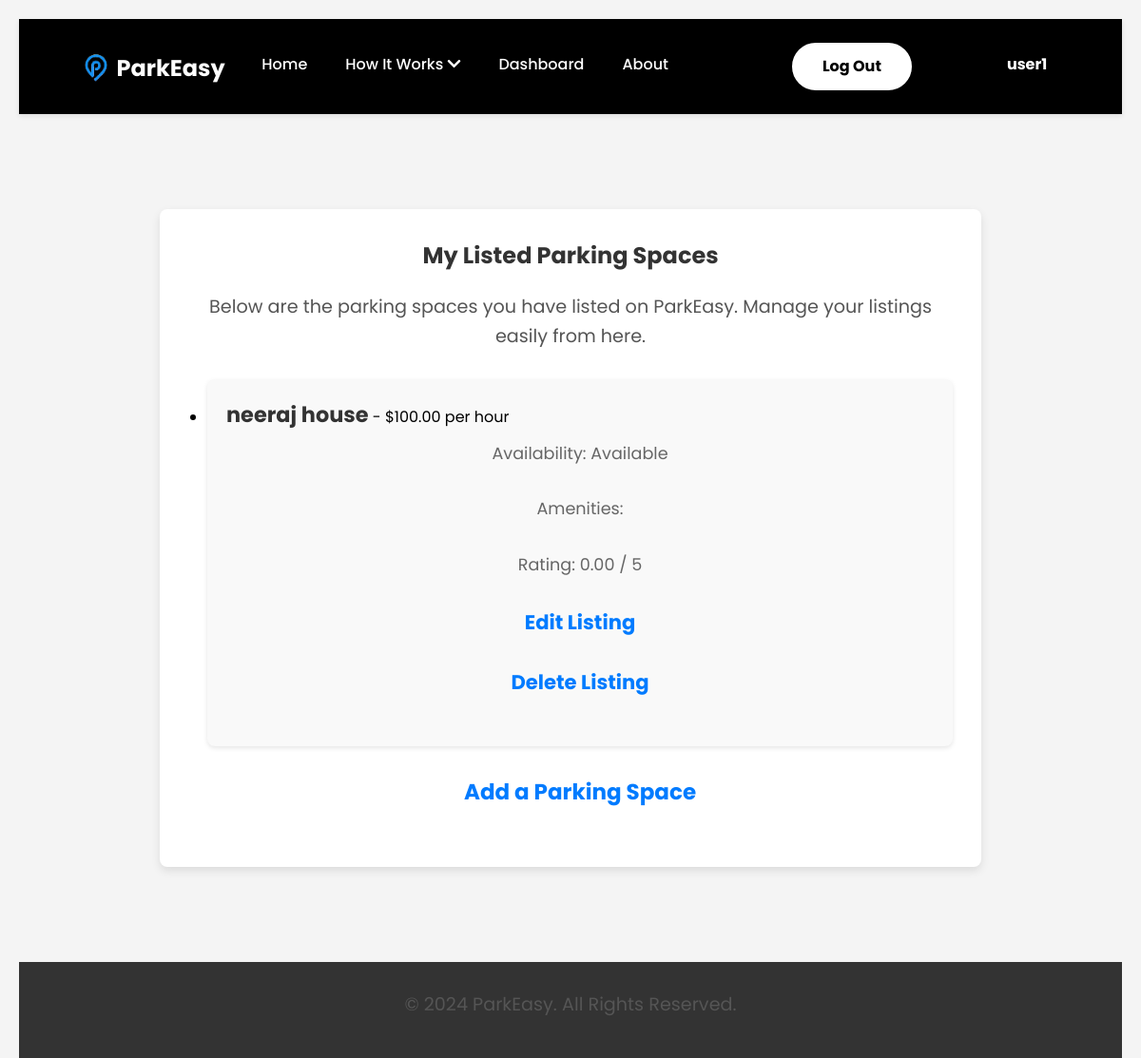
The app's page /parkeasy/listed-parking-spaces/ (signed in) with its own data.
### ParkEasyApp/models.py (models this page shows, shortened)
class ParkingSpace(models.Model):
    host = models.ForeignKey(ParkEasyUser, on_delete=models.CASCADE, related_name="parking_spaces")
    location = models.CharField(max_length=255)
    price_per_hour = models.DecimalField(max_digits=6, decimal_places=2)
    availability = models.BooleanField(default=True)  # Indicates if space is available for booking
    amenities = models.TextField(blank=True, null=True)  # Optional description of amenities
    rating = models.DecimalField(max_digits=3, decimal_places=2, default=0.0)  # Average rating by users
    created_at = models.DateTimeField(auto_now_add=True)
    class Meta:
        indexes = [
            models.Index(fields=['host', 'location']),
        ]

### ParkEasyApp/views.py (the view)
# urls.py: path('listed-parking-spaces/', views.my_listed_parking_spaces, name='my_listed_parking_spaces'),
@login_required
def my_listed_parking_spaces(request):
    user_profile = ParkEasyUser.objects.get(user=request.user)
    parking_spaces = ParkingSpace.objects.filter(host=user_profile)
    if not parking_spaces:
        return render(request, 'my_listed_parking_spaces.html', {'message': 'You haven\'t listed any parking spaces yet.'})
    return render(request, 'my_listed_parking_spaces.html', {'parking_spaces': parking_spaces})

### templates/my_listed_parking_spaces.html
{% extends 'base.html' %}
{% load static %}
{% block content %}
    <div class="main-content">
        <h1>My Listed Parking Spaces</h1>
        <p>Below are the parking spaces you have listed on ParkEasy. Manage your listings easily from here.</p>
        {% if parking_spaces %}
            <ul>
                {% for space in parking_spaces %}
                    <li>
                        <div class="parking-item-container">
                            <strong>{{ space.location }}</strong> - ${{ space.price_per_hour }} per hour
                            <p>Availability: {% if space.availability %} Available {% else %} Not Available {% endif %}</p>
                            <p>Amenities: {{ space.amenities }}</p>
                            <p>Rating: {{ space.rating }} / 5</p>
                            <p><a href="#">Edit Listing</a>  <a href="#">Delete Listing</a></p>
                        </div>
                    </li>
                {% endfor %}
                <p><a href="{% url 'add_parking_space' %}">Add a Parking Space</a></p>
            </ul>
        {% elif message %}
            <p>{{ message }} <a href="{% url 'add_parking_space' %}">Add a Parking Space !</a> now!</p>
        {% endif %}
    </div>
{% endblock %}

### templates/base.html (shortened to what this page needs)
<!DOCTYPE html>
<html lang="en">
{% load static %}
<head>
    <link rel="stylesheet" href="{% static 'css/home_style.css' %}">
    <link rel="stylesheet" href="{% static 'css/base_style.css' %}">
    <link rel="stylesheet" href="{% static 'css/login.css' %}">
    <link rel="stylesheet" href="{% static 'css/about.css' %}">
    <link rel="stylesheet" href="{% static 'css/add_parking_style.css' %}">
    <link rel="stylesheet" href="{% static 'css/parking_space_list.css' %}">
    <link rel="stylesheet" href="{% static 'css/parking_space_detail.css' %}">
    <link rel="stylesheet" href="{% static 'css/my_listed_parking_spaces.css' %}">
    <link rel="stylesheet" href="{% static 'css/help_support.css' %}">
    <link rel="stylesheet" href="{% static 'css/terms_conditions.css' %}">
    <link rel="stylesheet" href="{% static 'css/my_bookings.css' %}">
    <link rel="stylesheet" href="{% static 'css/create_booking.css' %}">
    <link href="https://cdnjs.cloudflare.com/ajax/libs/font-awesome/5.15.4/css/all.min.css" rel="stylesheet">
</head>
<body>
    <header>
        <div class="logo">
            <a href="{% url 'home' %}">
                <img src="{% static 'img/P1 logoo.png' %}" alt="Placeholder Logo">
                <span class="logo-text">ParkEasy</span>
            </a>
        </div>
        <nav>
            <ul class="menu">
                <li><a href="{% url 'home' %}">Home</a></li>
                <li class="dropdown">
                    <a href="#" id="how-it-works">How It Works <i class="fas fa-chevron-down"></i></a>
                </li>
                <li><a href="{% url 'dashboard' %}">Dashboard</a></li>
                <li><a href="{% url 'about' %}">About</a></li>
                <li>
                    {% if user.is_authenticated %}
                    <a href="{% url 'logout' %}" id="login_button">Log Out</a>
                    {% else %}
                    <a href="{% url 'login' %}" id="login_button">Log In</a>
                    <a href="{% url 'register' %}" id="signup_button">Sign Up</a>
                    {% endif %}
                </li>
                <li style="margin-left:100px ;"><h4>{{ request.user.username }}</h4></li>
            </ul>
        </nav>
    </header>
    <div class="wrapper" style=" min-height: 500px; ">
        <main>
            {% block content %}{% endblock %}
        </main>
    </div>
    <footer>
        <p>&copy; 2024 ParkEasy. All Rights Reserved.</p>
    </footer>
</body>
</html>

### static/css/home_style.css (style rules this page uses)
main { padding: 40px; font-family: 'Poppins', sans-serif; }
header { background-color: black; color: white; padding: 15px 50px; display: flex; justify-content: space-between; align-items: center; box-shadow: 0 2px 5px rgba(0, 0, 0, 0.1); position: sticky; top: 0; z-index: 10; }
header .logo { display: flex; align-items: center; }
header .logo img { height: 50px; max-width: 100%; display: block; float: left; }
header .logo-text { float: left; text-decoration: none; margin-left: -10px; margin-top: 8px; font-size: 24px; color: white; font-weight: bold; }
header nav { display: flex; align-items: center; flex-grow: 1; justify-content: center; margin-top: 10px; box-sizing: border-box; }
header nav ul { display: flex; list-style: none; margin: 0; padding: 0; }
header nav ul li { margin-left: 20px; position: relative; margin-top: 10px; }
header nav ul li:first-child { margin-left: 0; }
header nav ul li a { color: white; text-decoration: none; font-weight: 500; padding: 5px 10px; border-radius: 4px; transition: background-color 0.3s, color 0.3s; }
header nav ul li.dropdown .fas { display: inline-block; transition: transform 0.3s ease; }
#login_button { background-color: white; color: #000; padding: 10px 30px; border-radius: 50px; font-weight: bold; border: 2px solid #fff; display: inline-flex; justify-content: center; align-items: center; cursor: pointer; margin-left: 100px; margin-top: -10px; }
footer { background-color: black; color: white; text-align: center; padding: 10px; margin-top: 40px; }

### static/css/base_style.css (style rules this page uses)
* { margin: 0; padding: 0; box-sizing: border-box; }
body { font-family: 'Poppins', sans-serif; margin: 0; padding: 0; overflow-x: hidden; line-height: 1.6; display: flex; flex-direction: column; min-height: 400px; }
.wrapper { flex: 1; display: flex; flex-direction: column; }
header { width: 100%; background-color: black; color: white; padding: 15px 50px; display: flex; justify-content: space-between; align-items: center; box-shadow: 0 2px 5px rgba(0, 0, 0, 0.1); position: sticky; top: 0; z-index: 10; }
header .logo { display: flex; align-items: center; }
header .logo img { height: 50px; max-width: 100%; display: block; float: left; }
header .logo-text { float: left; text-decoration: none; margin-left: -10px; margin-top: 8px; font-size: 24px; color: white; font-weight: bold; }
header nav { display: flex; align-items: center; flex-grow: 1; justify-content: center; margin-top: 10px; box-sizing: border-box; }
header nav ul { display: flex; list-style: none; margin: 0; padding: 0; }
header nav ul li { margin-left: 20px; position: relative; margin-top: 10px; }
header nav ul li:first-child { margin-left: 0; }
header nav ul li a { color: white; text-decoration: none; font-weight: 500; padding: 5px 10px; border-radius: 4px; transition: background-color 0.3s, color 0.3s; }
header nav ul li.dropdown .fas { display: inline-block; transition: transform 0.3s ease; }
#login_button { background-color: white; color: #000; padding: 10px 30px; border-radius: 50px; font-weight: bold; border: 2px solid #fff; display: inline-flex; justify-content: center; align-items: center; cursor: pointer; margin-left: 100px; margin-top: -10px; }
footer { background-color: #333; color: rgba(255, 255, 255, 0.826); text-align: center; padding: 10px; margin-top: auto; width: 100%; }

### static/css/add_parking_style.css (style rules this page uses)
* { margin: 0; padding: 0; box-sizing: border-box; }
body { font-family: 'Poppins', sans-serif; background-color: #f4f4f4; justify-content: center; align-items: center; height: 100vh; margin: 0; }

### static/css/parking_space_list.css (style rules this page uses)
* { margin: 0; padding: 0; box-sizing: border-box; }
body { font-family: 'Poppins', sans-serif; line-height: 1.6; background-color: #f4f4f4; padding: 20px; display: flex; flex-direction: column; min-height: 100vh; }

### static/css/parking_space_detail.css (style rules this page uses)
* { margin: 0; padding: 0; box-sizing: border-box; }
body { font-family: 'Poppins', sans-serif; line-height: 1.6; background-color: #f4f4f4; display: flex; flex-direction: column; min-height: 100vh; }
p { font-size: 1.1rem; margin-bottom: 10px; color: #555; }
strong { color: #333; }

### static/css/terms_conditions.css (style rules this page uses)
h1 { text-align: center; font-size: 36px; margin-bottom: 40px; }
ul { list-style-type: disc; margin-left: 20px; }
ul li { margin-bottom: 10px; }

### static/css/create_booking.css (style rules this page uses)
h1 { font-size: 24px; font-weight: bold; margin-bottom: 20px; text-align: center; }

### records on screen
ParkingSpace: location "neeraj house", price_per_hour "100.00", availability "Available", rating "0.00"

### other values on screen
{{ request.user.username }} "user1"
